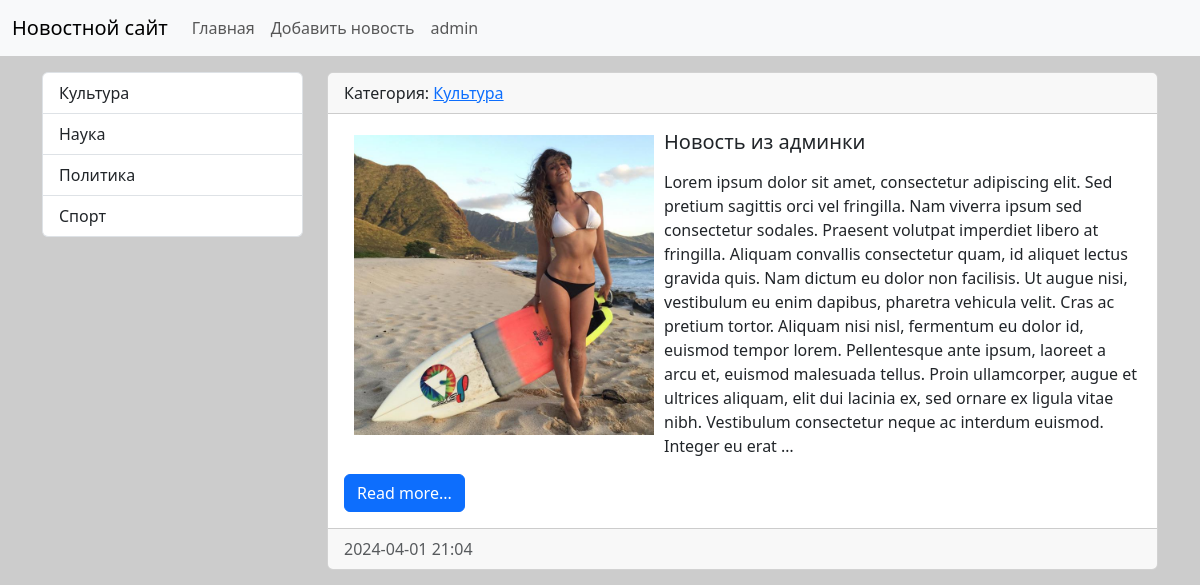
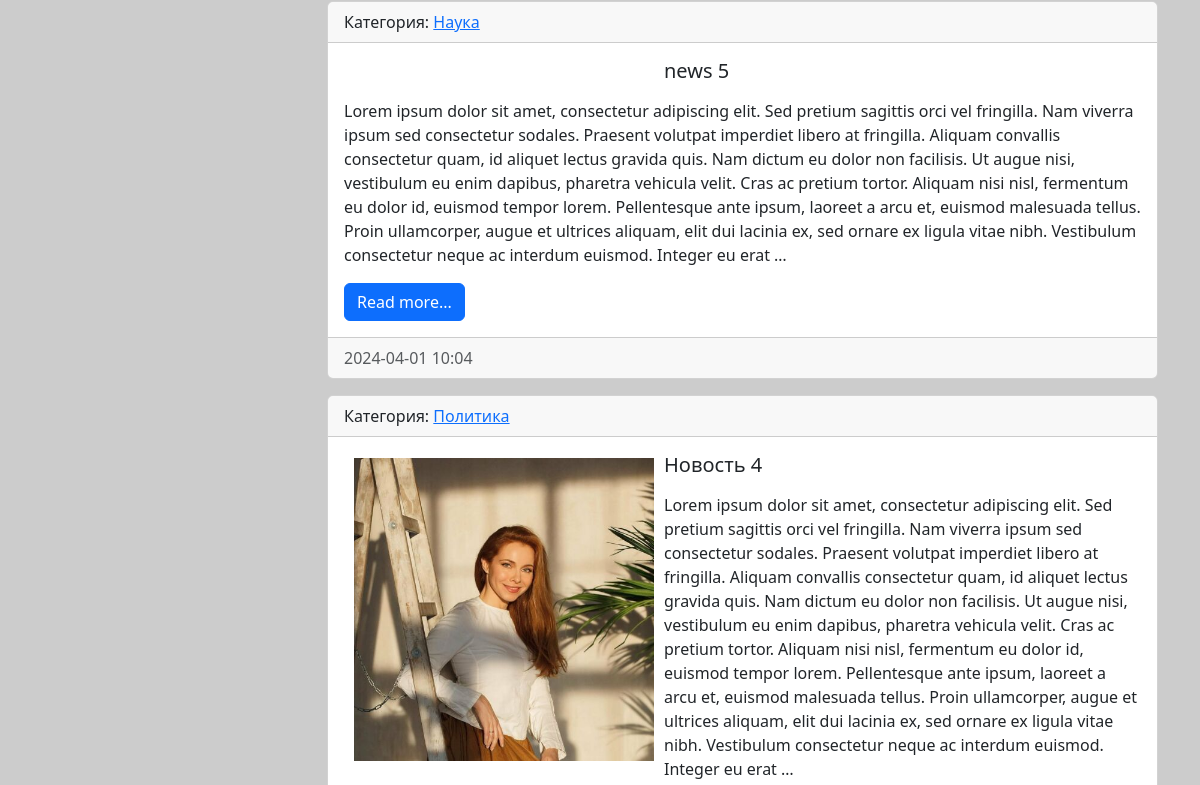
Before: / (upper part) with the older database file (2 pictures, top to bottom).
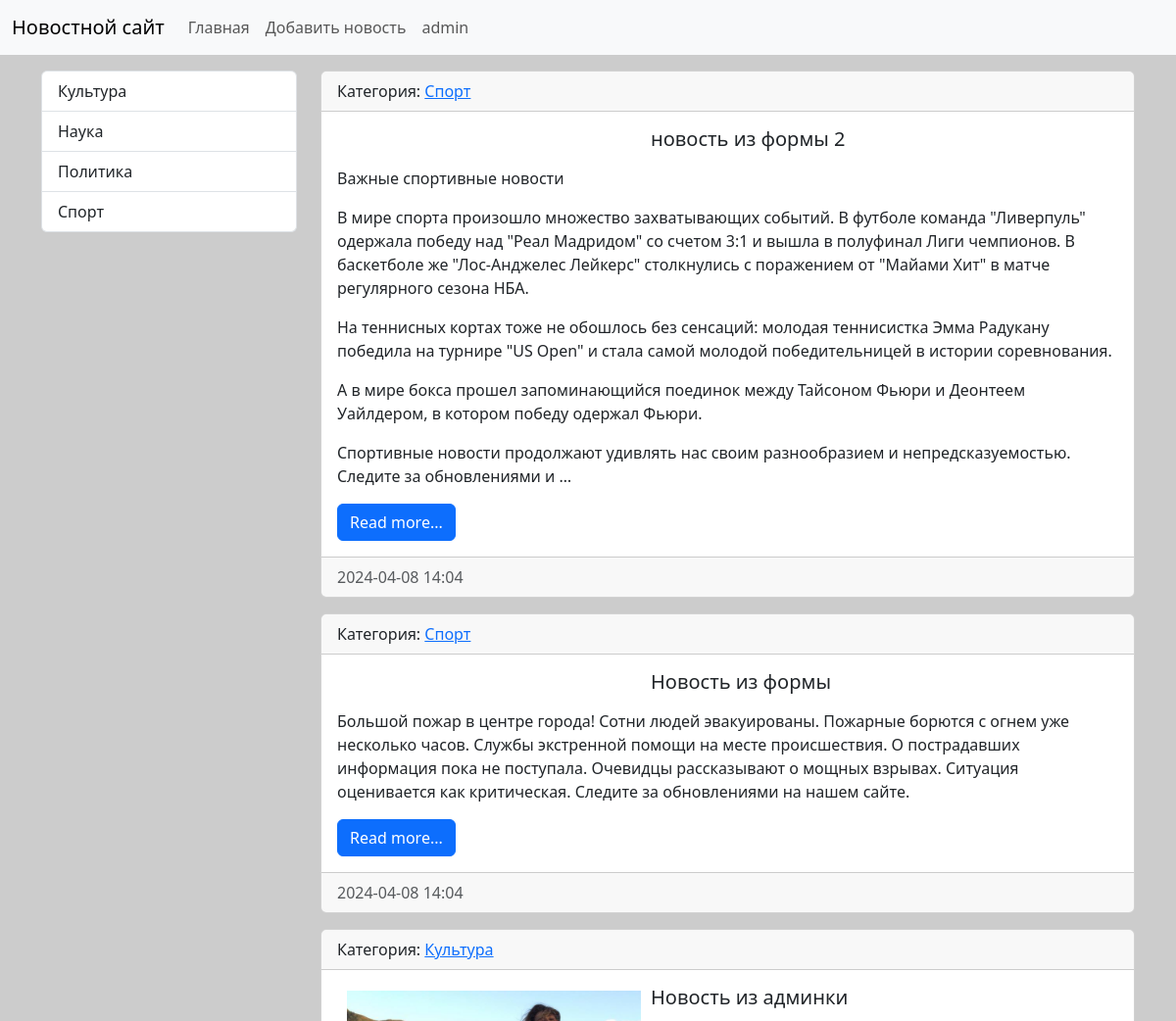
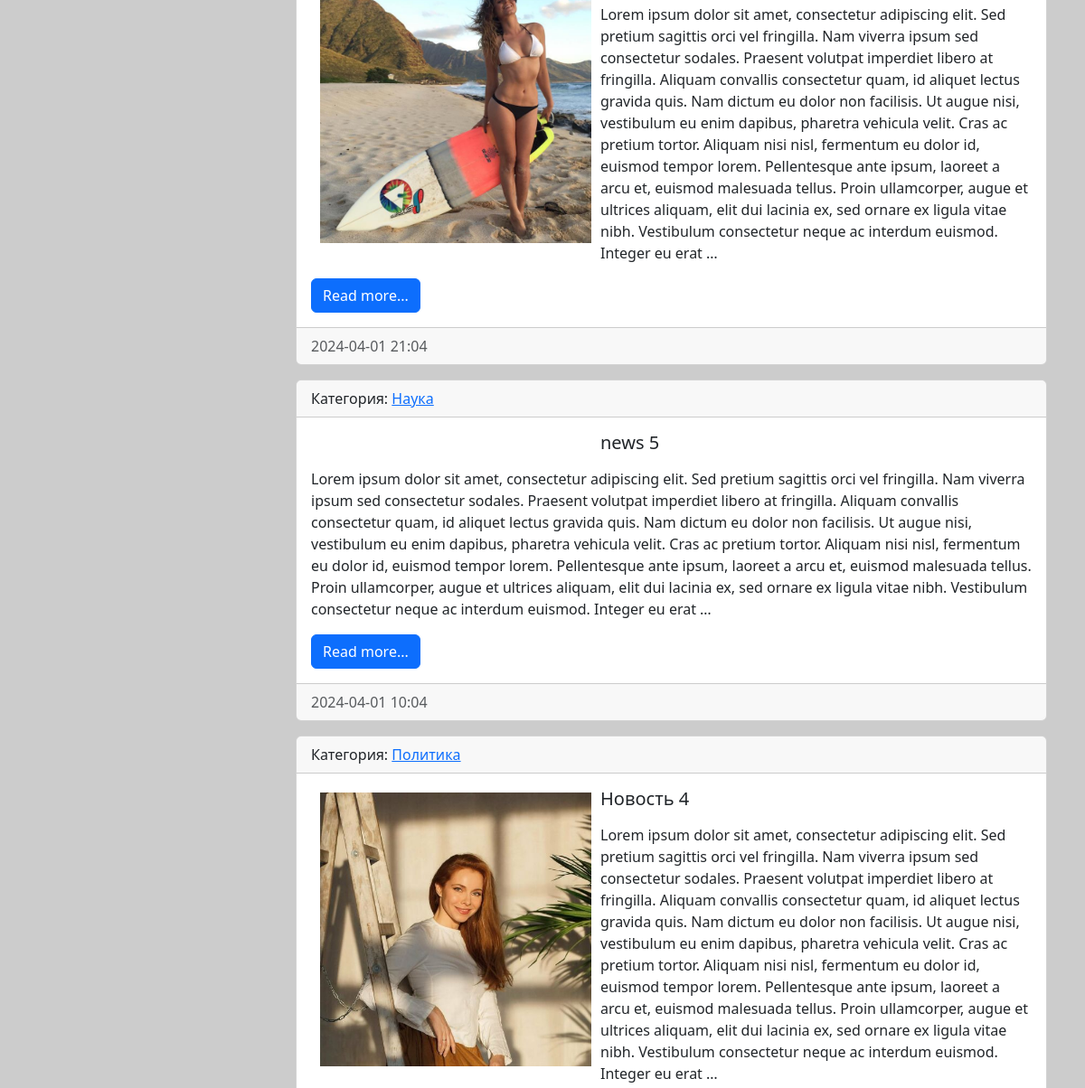
After: the same page with the newer database file (2 pictures, top to bottom).
### news/models.py (models this page shows, shortened)
class Category(models.Model):
    title = models.CharField(max_length=150, db_index=True, verbose_name='Наименование категории')
    class Meta:
        verbose_name = 'Категория'
        verbose_name_plural = 'Категории'
        ordering = ['title']
    def get_absolute_url(self):
        return reverse('category', kwargs={'category_id': self.pk})
    def __str__(self):
        return self.title

class News(models.Model):
    title = models.CharField(max_length=150, verbose_name='Наименование')
    content = models.TextField(blank=True, verbose_name='Контент')
    created_at = models.DateTimeField(auto_now_add=True, verbose_name='Создано')
    updated_at = models.DateTimeField(auto_now=True, verbose_name='Изменено')
    photo = models.ImageField(upload_to='photos/%Y/%m/%d/', blank=True, verbose_name='Фото')
    is_published = models.BooleanField(default=True, verbose_name='Опубликовано')
    category = models.ForeignKey('Category', on_delete=models.PROTECT, null=True, verbose_name='Категория')
    def get_absolute_url(self):
        return reverse('view_news', kwargs={'news_id': self.pk})
    class Meta:
        verbose_name = 'Новость'
        verbose_name_plural = 'Новости'
        ordering = ['-created_at']

### news/views.py (the view)
# urls.py: path('', index, name='home'),
def index(request):
    news = News.objects.all()
    context = {
        'news': news,
        'title': 'Список новостей',
    }
    return render(request, 'news/index.html', context)

### news/templatetags/news_tags.py (called while the page is built)
@register.inclusion_tag('news/list_categories.html')
def show_categories(arg1='Hello', arg2='world'):
    categories = Category.objects.all()
    return {"categories": categories, 'arg1': arg1, 'arg2': arg2}

### news/templates/news/index.html (shortened to what this page needs)
{% extends 'base.html' %}
{% block sidebar %}
{% include 'inc/_sidebar.html' %}
{% endblock %}
{% block content %}
{% for item in news %}
<div class="card mb-3">
    <div class="card-header">
        Категория: <a href="">{{ item.category }}</a>
    </div>
    <div class="card-body">
        <div class="media">
            {% if item.photo %}
            <img src="{{ item.photo.url }}" alt="" width="300" class="mr-3" align="left" vspace="5"
                 hspace="10">
            {% else %}
            <img src="https://lipsum.app/random/640x480/" alt="" width="300" align="left" vspace="5"
                 hspace="10">
            {% endif %}
            <div class="media-body">
                <h5 class="card-title">{{ item.title }}</h5>
                <p class="card-text">{{ item.content|linebreaks|truncatewords:100 }}</p>
                <a href="{{ item.get_absolute_url }}" class="btn btn-primary">Read more...</a>
            </div>
        </div>
    </div>
    <div class="card-footer text-body-secondary">
        {{ item.created_at|date:"Y-m-d H:m" }}
    </div>
</div>
{% endfor %}
{% endblock %}

### templates/base.html (shortened to what this page needs)
{% load static %}
<!doctype html>
<html lang="en">
<head>
    <link rel="stylesheet" href="{% static 'bootstrap/css/bootstrap.min.css' %}">
    <link rel="stylesheet" href="{% static 'css/style.css' %}">
</head>
<body>
{% include 'inc/_nav.html' %}
<div class="container mt-3">
    <div class="row">
        <div class="col-md-3">
            {% block sidebar %}Sidebar{% endblock %}
        </div>
        <div class="col-md-9">
            {% block content %}Content{% endblock %}
        </div>
    </div>
</div>
</body>
</html>

### templates/inc/_nav.html (shortened to what this page needs)
<nav class="navbar navbar-expand-lg bg-body-tertiary">
    <div class="container-fluid">
        <a class="navbar-brand" href="{% url 'home' %}">Новостной сайт</a>
        <div class="collapse navbar-collapse" id="navbarSupportedContent">
            <ul class="navbar-nav me-auto mb-2 mb-lg-0">
                <li class="nav-item"><a class="nav-link" href="{% url 'home' %}">Главная</a></li>
                <li class="nav-item"><a class="nav-link" href="{% url 'add_news' %}">Добавить новость</a></li>
                <li class="nav-item"><a class="nav-link" href="/admin/">admin</a></li>
            </ul>
        </div>
    </div>
</nav>

### templates/inc/_sidebar.html (shortened to what this page needs)
{% load news_tags %}
{% show_categories %}

### news/templates/news/list_categories.html
<div class="list-group">
    {% for cat in categories %}
    <a href="{{ cat.get_absolute_url }}" class="list-group-item list-group-item-action">{{ cat.title }}</a>
    {% endfor %}
</div>

### mysite/static/css/style.css (style rules this page uses)
body { background-color: #ccc; }

Changed rows visible on the page:
added News: category "Спорт", title "новость из формы 2", content "Важные спортивные новости В мире спорта произошло множество захватывающих событий. В футболе команда \"Ливерпуль\" одержала победу над \"Реал Мадридом\" со счетом 3:1 и вышла в полуфинал Лиги чемпионов. В баскетболе же \"Лос-Анджелес Лейкерс\" столкнулись с поражением от \"Майами Хит\" в матче регулярного сезона НБА. На теннисных кортах тоже не обошлось без сенсаций: молодая теннисистка Эмма Радукану победила на турнире \"US Open\" и стала самой молодой победительницей в истории соревнования. А в мире бокса прошел запоминающийся поединок между Тайсоном Фьюри и Деонтеем Уайлдером, в котором победу одержал Фьюри. Спортивные новости продолжают удивлять нас своим разнообразием и непредсказуемостью.…", created_at "2024-04-08 14:04"
added News: category "Спорт", title "Новость из формы", content "Большой пожар в центре города! Сотни людей эвакуированы. Пожарные борются с огнем уже несколько часов. Службы экстренной помощи на месте происшествия. О пострадавших информация пока не поступала. Очевидцы рассказывают о мощных взрывах. Ситуация оценивается как критическая. Следите за обновлениями на нашем сайте.", created_at "2024-04-08 14:04"
